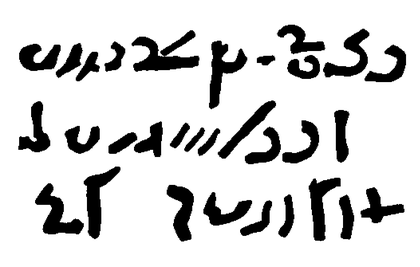
%> input picture Rosetta_Stone_All_Test.tif, 420 x 267 px, shrunk from 1053 x 670 before the run, given in place of Roman_Font_Test.tif, which was not available
$ octave S01_RS01_Isolate_Signs01.m   (GNU Octave 9; MATLAB toolbox functions it lacks are replaced by stand-ins)
%> lines starting %> are read from the running program, lines starting %| are printed output that depends on the picture; in (x1, y1, x2, y2) boxes, pixels count from 0 and x2, y2 are one past the last pixel; in counts of white or black regions, pixels touching at a corner belong together; the program's own positions count from 1; pictures that were not available may be replaced by others from this repository, and a replacement may not be noted


%% Script Initialization
switchToCD;
%> (this line was passed over: switchToCD is not available in this run)
clc;
clc;	clear;	close all;
figure; figure(gcf);	whitebg('w');	colormap jet;
plottools('off')
%> (this line was passed over: plottools is not available in this run)

% Supress the warning raised by imshow() because why does this even exist?
warning('off','images:imshow:magnificationMustBeFitForDockedFigure')

%% Load image and begin processing

strFilename = 'Roman_Font_Test_Small.tif';
strFilename = 'Roman_Font_Test.tif';
%strFilename = 'Rosetta_Stone_All_Test.tif';
%strFilename = 'Rosetta_Stone_All.tif';

img = imread(strFilename);
%> img is the input picture: size 267x420 uint8; min 0, max 255, mean 212.9
[iHeight iWidth] = size(img);
%> iHeight = 267; iWidth = 420

% Convert to logical and invert so that bwlabel works properly
img = ~(img > 0);
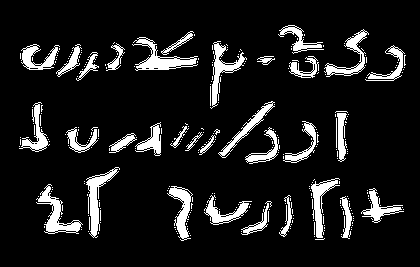
%> img: size 267x420 logical; 10.6% white; 303 white regions (269 under 20 px), largest, box (x1, y1, x2, y2) and area: (132, 37, 198, 71) 741, (36, 184, 83, 234) 700, (86, 167, 120, 238) 685

% Flip the image horizontally and then transpose so that labels are in
% approximately the right order. This is not a perfect solution.
img = fliplr(img)';
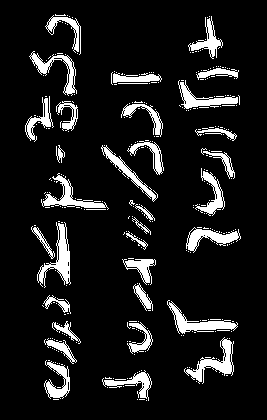
%> img: size 420x267 logical; 10.6% white; 303 white regions (269 under 20 px), largest, box (x1, y1, x2, y2) and area: (37, 222, 71, 288) 741, (184, 337, 234, 384) 700, (167, 300, 238, 334) 685

% Label blobs and get the number of distinct blobs for later looping
%[imgGlyphs nGlyphs] = bwlabel(img);

[vGlyphs,imgGlyphs] = bwboundaries(img,'noholes');
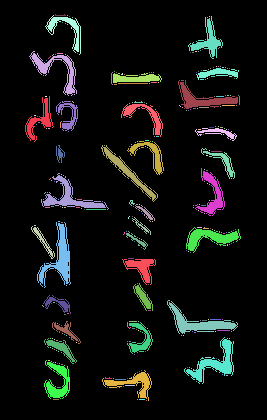
%> imgGlyphs: size 420x267 double; 304 distinct labels, from 0 to 303; one colour per label, 0 black
%> vGlyphs = 303 boundaries; largest, box (x1, y1, x2, y2) and points: (41, 173, 109, 210) 269, (167, 300, 238, 334) 264, (184, 337, 234, 384) 263, (37, 222, 71, 288) 256, (101, 145, 158, 202) 221
nGlyphs = max(imgGlyphs(:));
%> nGlyphs = 303

% Return both images to their orignal orientations.
img = fliplr(img');
imgGlyphs = fliplr(imgGlyphs');
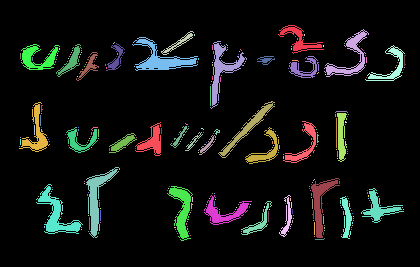
%> imgGlyphs: size 267x420 double; 304 distinct labels, from 0 to 303; one colour per label, 0 black

%% Display the labeled image and polygons
figure(1);
%> (the run ends here)
